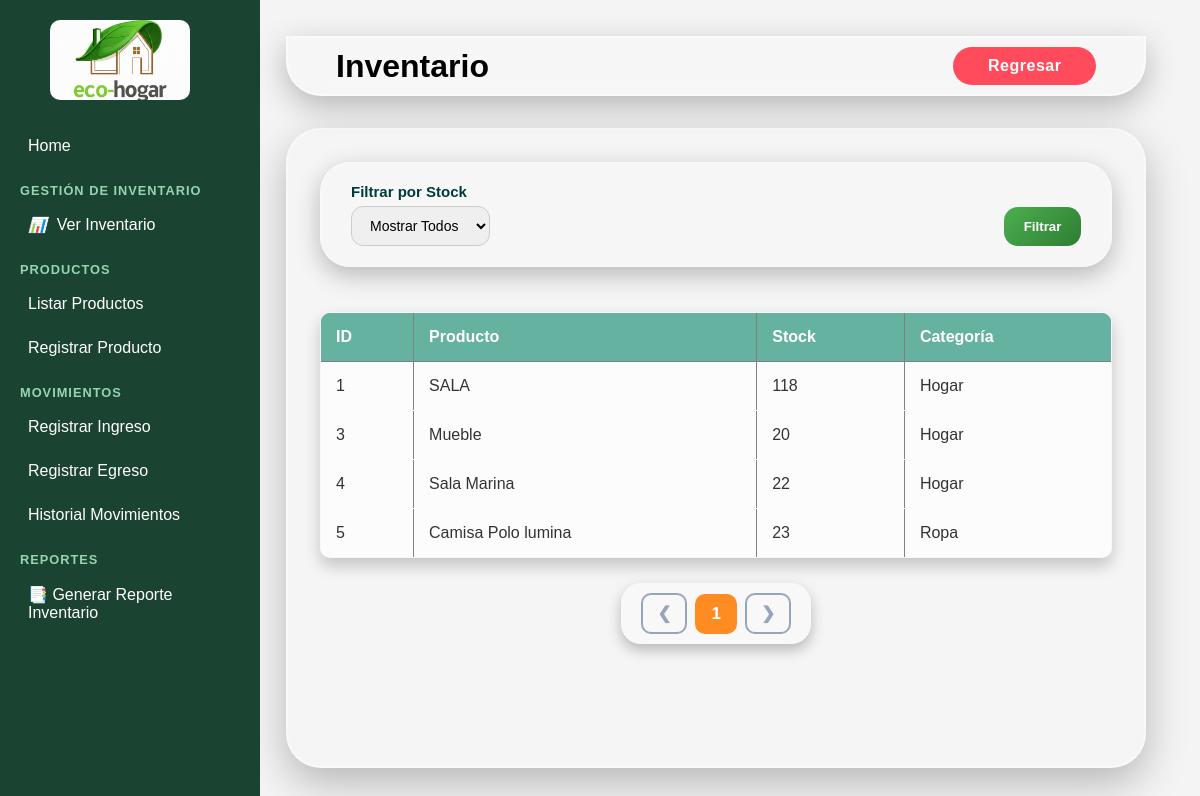
The app's page /Stock.php with its own data.
### tables this page shows
CREATE TABLE `productos` (
  `idPro` int(11) NOT NULL,
  `idCatFK` int(11) NOT NULL,
  `nomPro` varchar(100) NOT NULL,
  `desPro` text NOT NULL,
  `preUni` decimal(10,0) NOT NULL,
  `preVen` decimal(10,0) NOT NULL,
  `FecReg` date NOT NULL,
  `stoAct` int(11) NOT NULL,
  `umbMinSo` int(11) NOT NULL,
  `idEstProEnumFK` int(11) NOT NULL
);

CREATE TABLE `categoria_producto` (
  `idCat` int(11) NOT NULL,
  `nomCat` varchar(100) NOT NULL
);

### logica/logica-stock.php (called while the page is built, shortened)
<?php
include("./conexion/conexion.php");
$umbralBajo = 10;
$porPagina = 15;
$where_clause = "";
$sql_count = $conexion->query("SELECT COUNT(*) AS total FROM productos p" . $where_clause);
$totalReg = $sql_count->fetch_assoc()['total'];
$pagina = isset($_GET['pag']) ? (int)$_GET['pag'] : 1;
$totalPaginas = ceil($totalReg / $porPagina);
$inicio = ($pagina - 1) * $porPagina;
$query = "
    SELECT p.idPro, c.nomCat, p.nomPro, p.desPro, p.preUni, p.stoAct
    FROM productos p
    INNER JOIN categoria_producto c
        ON p.idCatFK = c.idCat
    {$where_clause}  /* <-- Aplicamos el filtro aquí */
    ORDER BY p.idPro ASC
    LIMIT $inicio, $porPagina
";
$sql = $conexion->query($query);
?>

### Stock.php (the view, shortened to what this page needs)
<?php
include("logica/logica-stock.php");
?>
<!DOCTYPE html>
<html lang="es">
<head>
</head>
<body>
    <?php include './components/sidebar.php'; ?>
    <main class="content-area">
    <header class="topbar">
        <h1>Inventario </h1>
        <a href="inicio.php" class ="regresarbtn">Regresar</a>
    </header>
    <div class="admin-box">
    <form method="GET" class="historial-filters">
    <div class="filter-group" style="width: auto;">
        <label for="filtro_stock">Filtrar por Stock</label>
        <select name="filtro" id="filtro_stock">
            <option value="">Mostrar Todos</option>
        </select>
    </div>
    <button type="submit" class="btn-filter" style="align-self: flex-end;">Filtrar</button>
    </form>
<table border="1" cellpadding="40" cellspacing="20" style="border-collapse: collapse; width: 100%;">
    <tr style="background-color: #66B2A0; color: white; text-align: left;">
        <th>ID</th>
        <th>Producto</th>
        <th>Stock</th>
        <th>Categoría</th>
    </tr>
    <?php
    while ($fila = $sql->fetch_assoc()) {
        $claseStockBajo = ($fila['stoAct'] <= $umbralBajo) ? 'stock-bajo' : '';
    ?>
        <tr class="<?php echo $claseStockBajo; ?>">
            <td><?php echo $fila['idPro']; ?></td>
            <td><?php echo $fila['nomPro']; ?></td>
            <td class="<?php echo ($fila['stoAct'] <= $umbralBajo) ? 'stock-bajo-celda' : ''; ?>">
                <?php echo $fila['stoAct']; ?>
            </td>
            <td><?php echo $fila['nomCat']; ?></td>
        </tr>
    <?php } ?>
</table>
<div class="pagination">
    <?php if ($pagina > 1): ?>
        <a href="?pag=<?php echo $pagina - 1; ?>">&#10094;</a>
    <?php else: ?>
        <span class="disabled">&#10094;</span>
    <?php endif; ?>
    <?php for ($i = 1; $i <= $totalPaginas; $i++): ?>
    <?php if ($i == $pagina): ?>
        <span class="active"><?php echo $i; ?></span>
    <?php else: ?>
        <a href="?pag=<?php echo $i; ?>"><?php echo $i; ?></a>
    <?php endif; ?>
    <?php endfor; ?>
    <?php if ($pagina < $totalPaginas): ?>
        <a href="?pag=<?php echo $pagina + 1; ?>">&#10095;</a>
    <?php else: ?>
        <span class="disabled">&#10095;</span>
    <?php endif; ?>
    </div>
</div>
</body>
</html>

### css/style-stock.css (style rules this page uses)
* { margin: 0; padding: 0; box-sizing: border-box; font-family: 'Segoe UI', Tahoma, Geneva, Verdana, sans-serif; }
body { background: linear-gradient(135deg, #00f8b6 0%, #006e93 100%); min-height: 100vh; display: flex; flex-direction: column; align-items: center; padding: 1rem; }
header { background: rgba(255, 255, 255, 0.2); backdrop-filter: blur(15px); width: 98%; max-width: 2000px; min-height: 60px; display: flex; align-items: center; justify-content: space-between; border-radius: 0 0 35px 35px; border: 2px solid rgba(255,255,255,0.4); box-shadow: 0 10px 30px rgba(0,0,0,0.25); padding: 0.5rem 3rem; gap: 2rem; }
.content-area { margin-left: 250px; padding: 20px; width: calc(100% - 250px); }
.regresarbtn { background: #ff4b5c; border: none; color: white; padding: 10px 35px; border-radius: 25px; cursor: pointer; font-size: 1rem; font-weight: 600; letter-spacing: 0.5px; transition: all 0.3s ease; text-decoration: none; display: inline-block; }
.btn-filter { padding: 12px 20px; background: linear-gradient(135deg, #4CAF50, #2e7d32); color: white; border: none; border-radius: 14px; cursor: pointer; font-weight: 600; transition: 0.3s ease; }
.admin-box { width: 98%; max-width: 2000px; min-height: 80vh; margin-top: 2rem; padding: 2rem; display: flex; flex-direction: column; justify-content: flex-start; padding-bottom: 40px; align-items: center; border-radius: 35px; border: 2px solid rgba(255,255,255,0.4); background: rgba(255,255,255,0.1); box-shadow: 0 15px 40px rgba(0,0,0,0.25); }
table { padding: 20px; width: 100%; border-collapse: collapse; margin-top: 20px; justify-self: top; align-self: flex-start; background: rgba(255, 255, 255, 0.2); border-radius: 10px; overflow: hidden; box-shadow: 0 8px 16px rgba(0,0,0,0.2); }
table th { padding: 15px; background-color: #66B2A0; color: white; text-align: left; }
table td { padding: 15px; border-bottom: 1px solid rgba(255, 255, 255, 0.3); background-color: rgba(255, 255, 255, 0.7); color: #333; }
.historial-filters { display: flex; align-items: center; justify-content: space-between; width: 100%; background: rgba(255, 255, 255, 0.18); backdrop-filter: blur(18px); -webkit-backdrop-filter: blur(18px); padding: 20px 30px; border-radius: 30px; border: 1px solid rgba(255, 255, 255, 0.35); box-shadow: 0 8px 25px rgba(0, 0, 0, 0.25); margin-bottom: 25px; gap: 40px; }
.filter-group { display: flex; flex-direction: column; width: 22%; }
.filter-group label { font-weight: bold; font-size: 15px; color: #003b3b; margin-bottom: 6px; }
.filter-group input, .filter-group select { width: 100%; padding: 10px 14px; border-radius: 12px; border: 1px solid #ccc; font-size: 14px; outline: none; transition: 0.3s ease; }
.pagination { display: flex; align-items: center; gap: 8px; margin-top: 25px; padding: 10px 20px; background: rgba(255,255,255,0.3); border-radius: 20px; box-shadow: 0 6px 14px rgba(0,0,0,0.25); }
.pagination a, .pagination span { padding: 8px 14px; border-radius: 10px; font-size: 17px; font-weight: 600; text-decoration: none; color: #0a2a5a; border: 2px solid #0a2a5a; transition: 0.25s; }
.pagination .active { background: #ff8c22; color: white !important; border-color: #ff8c22; }
.pagination .disabled { opacity: 0.4; pointer-events: none; }

### css/sidebar.css (style rules this page uses)
* { margin: 0; padding: 0; box-sizing: border-box; font-family: "Poppins", sans-serif; }
body { display: flex; background: #f4f4f4; }

### records on screen
productos: idPro "1", nomPro "SALA", stoAct "118", idCatFK.nomCat "Hogar"
productos: idPro "3", nomPro "Mueble", stoAct "20", idCatFK.nomCat "Hogar"
productos: idPro "4", nomPro "Sala Marina", stoAct "22", idCatFK.nomCat "Hogar"
productos: idPro "5", nomPro "Camisa Polo lumina", stoAct "23", idCatFK.nomCat "Ropa"
